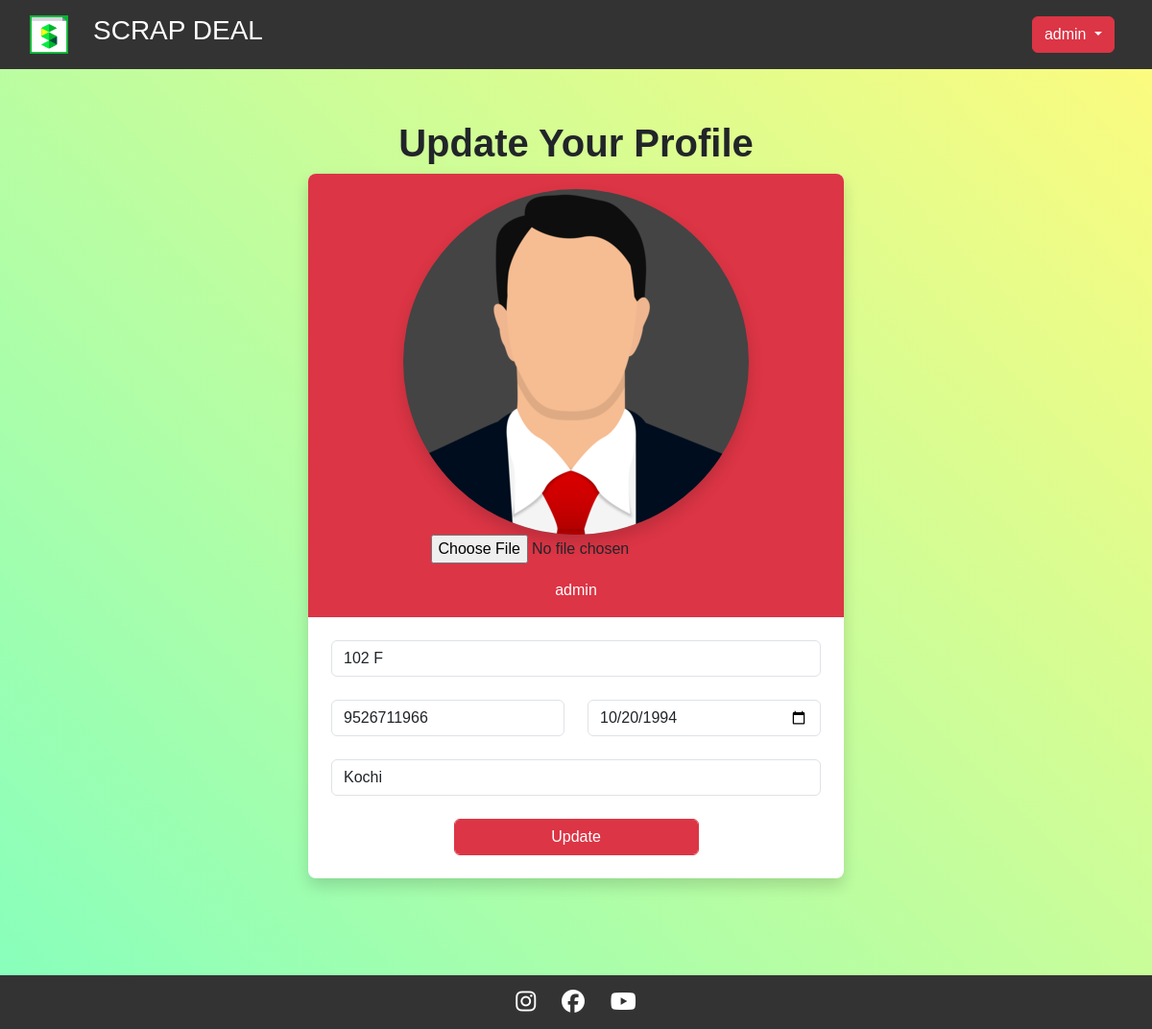
The app's page /profile/4/change (signed in) with its own data.
### scrapboxapp/models.py (models this page shows, shortened)
class UserProfile(models.Model):
    user=models.OneToOneField(User,on_delete=models.CASCADE,related_name="profile")
    address=models.CharField(max_length=200,null=True)
    location=models.CharField(max_length=200,null=True)
    dob=models.DateField(null=True)
    phone=models.CharField(max_length=200,null=True)

### scrapboxapp/views.py (the view, shortened to what this page needs)
# urls.py: path('profile/<int:pk>/change',views.ProfileUpdateView.as_view(),name="profile-update"),
@method_decorator(signin_required,name="dispatch")
class ProfileUpdateView(UpdateView):
    template_name="profile_edit.html"
    form_class=UserProfileForm
    model=UserProfile

### scrapboxapp/forms.py
class UserProfileForm(forms.ModelForm):
    class Meta:
        model=UserProfile
        exclude=('user',)
        widgets={
            "dob":forms.DateInput(attrs={"class":"form-control","type":"date"})
        }

### scrapboxapp/views.py (called while the page is built)
def signin_required(fn):
    def wrapper(request,*args, **kwargs):
        if not request.user.is_authenticated:
            messages.error(request,"Invalid session")
            return redirect("signin")
        else:
            return fn(request,*args, **kwargs)
    return wrapper

### scrapboxapp/templates/profile_edit.html (shortened to what this page needs)
{% extends 'base.html' %}
{%load static%}
{% block content %}
<head>
  </head>
<div class="vh-100 container d-flex flex-column justify-content-center align-items-center mt-5 mb-5">
    <div>
        <h1 class="text-dark fw-bold">Update Your Profile</h1>
    </div>
    <form action="{% url 'profile-update' request.user.profile.id %}" method="post" enctype="multipart/form-data" class="border-0 rounded-3 form-control p-0 w-50 shadow">
        <div class="text-center bg-danger rounded-top-3 rounded-bottom-0 pb-3">
            <label for="fileToUpload">
                <div class=" p-3">
                    {%if form.profile_pic%}
                        <img class="profile-small profile-pic shadow" src="{{form.profile_pic.value.url}}" alt="Avatar" style="border-radius: 50%;
                        background-color: rgb(68, 68, 68);">
                        {%else%}
                        <img class="profile-small profile-pic shadow" src="{%static 'scrapboxapp/images/profilepic.png'%}" alt="Avatar" style="border-radius: 50%;
                        background-color: rgb(68, 68, 68);">
                       {%endif%}
                    <input type="File" name="profile_pic" id="fileToUpload" value="">
                </div>
            </label>
            <div class="text-white tefw-bold">
                {{request.user}}
            </div>
        </div>
        <div class="p-4">
            <div class="mb-4">
                <input type="text" name="address" value="{{form.address.value}}" class="form-control" placeholder="Address">
            </div>
            <div class="row">
                <div class="mb-4 col-md-6">
                    <input type="number" name="phone" value="{{form.phone.value}}" class="form-control" placeholder="Phone">
                </div>
                <div class="mb-4 col-md-6">
                    {{form.dob}}
                </div>
            </div>
            <div class="mb-4">
                <input type="text" name="location" value="{{form.location.value}}" class="form-control" placeholder="location">
            </div>
            <div class="text-center">
                <button type="submit" class="btn btn-danger form-control w-50">Update</button>
            </div>
        </div>
    </form>
</div>
{% endblock %}

### scrapboxapp/templates/base.html (shortened to what this page needs)
<!DOCTYPE html>
{%load static%}
<html lang="en">
<head>
    <link rel="stylesheet" href="https://cdnjs.cloudflare.com/ajax/libs/font-awesome/6.5.1/css/all.min.css" />
    <link href="https://cdn.jsdelivr.net/npm/bootstrap@5.3.2/dist/css/bootstrap.min.css" rel="stylesheet">
    <link rel="stylesheet" href="{%static 'scrapboxapp/css/base.css' %}">
    <link rel="stylesheet" href="{%static 'scrapboxapp/css/style.css'%}">
</head>
<body>
    <div class="navbar w-100">
        <div class="logo ms-3">
            <img src="{% static 'scrapboxapp/images/logo.png' %}" alt="Company Logo">
            <span class="company-name ms-3"><h3>SCRAP DEAL</h3></span>
        </div>
            <div class="dropdown me-4">
                <button class="btn btn-danger dropdown-toggle" type="button" data-bs-toggle="dropdown" aria-expanded="false">
                  {{request.user}}
                </button>
              </div>
        </div>
    <div class="content">
        {% block content %}{% endblock %}
    </div>
    <div class="footer mt-5">
        <div class="social-icons">
            <a href="https://www.instagram.com/" target="_blank"><i class="fab fa-instagram"></i></a>
            <a href="https://www.facebook.com/" target="_blank"><i class="fab fa-facebook"></i></a>
            <a href="https://www.youtube.com/" target="_blank"><i class="fab fa-youtube"></i></a>
        </div>
    </div>
</body>
</html>

### scrapboxapp/static/scrapboxapp/css/base.css (style rules this page uses)
body { margin: 0; font-family: Arial, sans-serif; display: flex; flex-direction: column; min-height: 100vh; width: 100%; }
.navbar { background-color: #333; color: white; padding: 15px; display: flex; justify-content: space-between; align-items: center; }
.logo { display: flex; align-items: center; }
.logo img { width: 40px; margin-right: 10px; }
.company-name { font-weight: bold; }
.content { flex: 1; }
.footer { background-color: #333; padding: 10px; text-align: center; margin-top: auto; }
.social-icons { font-size: 24px; }
.social-icons a { color: white; margin: 0 10px; text-decoration: none; }
.social-icons a i { color: white; }

### scrapboxapp/static/scrapboxapp/css/style.css (style rules this page uses)
* { margin: 0; }
a { text-decoration: none; }

### scrapboxapp/templates/profile_edit.html (style rules this page uses)
body { background-color: #85FFBD; background-image: linear-gradient(45deg, #85FFBD 0%, #FFFB7D 100%); }

### records on screen
UserProfile: address "102 F", phone "9526711966", dob "10/20/1994", location "Kochi"

### other values on screen
{{ request.user }} "admin"
